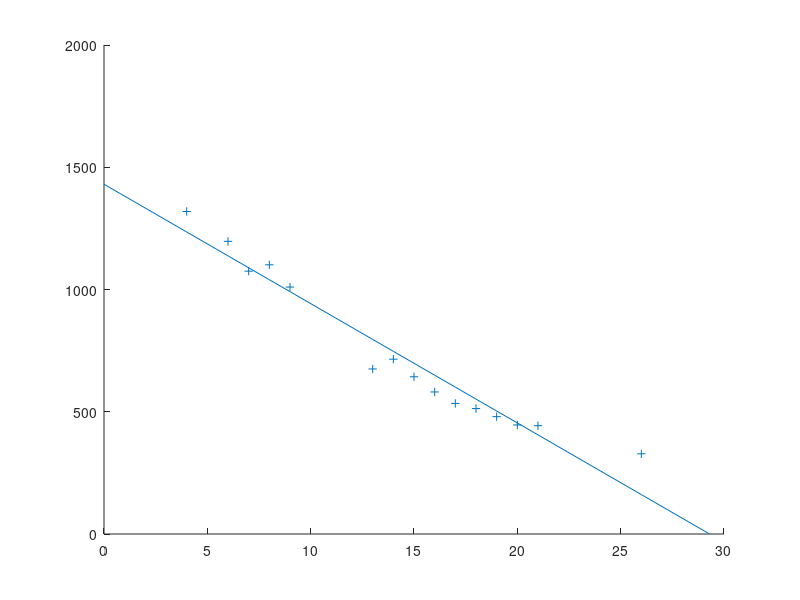
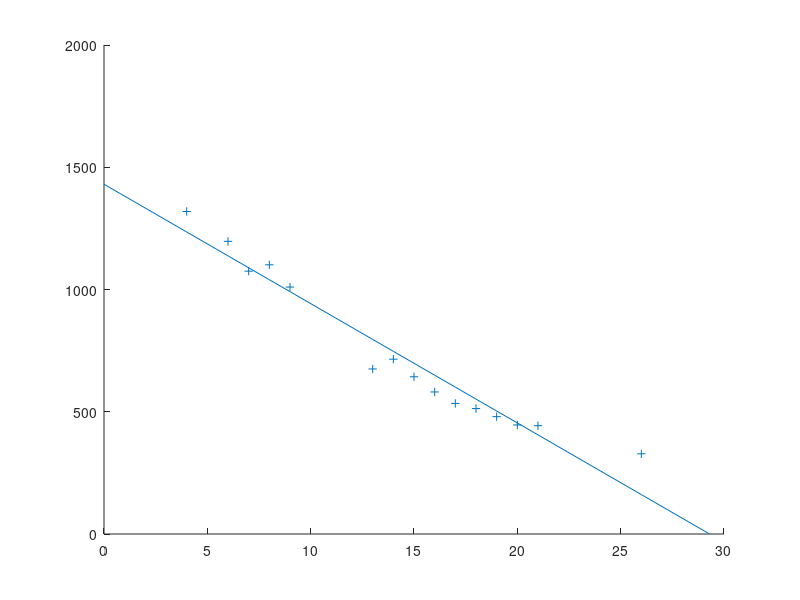

These charts were generated, in order, by the following MATLAB code:

%%%%%%%%% Problem 5

%%%%%%%%% Part a

% input data points
t = [ 4 6 7 8 9 13 14 15 16 17 18 19 20 21 26 ]';
y = [ 1319 1197 1075 1101 1010 675 715 643 581 534 513 480 446 443 328 ]';

% plot data points
scatter( t, y, '+' ); hold on;

% build Vandermond matrix
A = [ t.^0 t.^1 ];

% compute QR factorization of Vandermon matrix A
[Q R] = qr( A );

% solve the upper triangular system Rc = Q'y for c
c = R \ (Q'*y);

% c holds the coefficients of the linear fit y = c(2)*x + c(1)
% print the linear fit equation
fprintf( '\ny = %g x + %g\n', c(2), c(1) );

% find the x-intercept
t0 = -c(1)/c(2);
fprintf( '\nx=%g y=0\n', t0 );

% plot the linear fit extended to the x and y intercepts
x = [ 0 ; t ; t0 ];
plot( x, c(2)*x+c(1) );

%%%%%%%%% Part b

% plot data points
figure; scatter( t, y, '+' ); hold on;

% compute SVD factorization of A
[U,S,V] = svd( A );

% solve the diagonal system S*w = U'*y
w = S \ (U'*y);

% compute the coefficient vector c
c = V*w;

% c holds the coefficients of the linear fit y = c(2)*x + c(1)
% print the linear fit equation
fprintf( '\ny = %g x + %g\n', c(2), c(1) );

% find the x-intercept
t0 = -c(1)/c(2);
fprintf( '\nx=%g y=0\n', t0 );

% plot the linear fit extended to the x and y intercepts
x = [ 0 ; t ; t0 ];
plot( x, c(2)*x+c(1) );